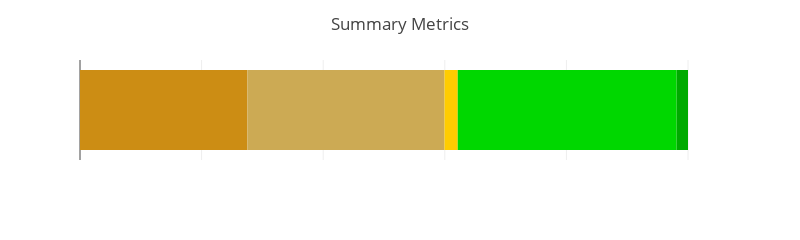

Notebook source saved alongside this figure:
### Markdown cell above
**Display statistics on a figure**

### Code cell
# Display the plotly figure object in the notebook
# Set notebook mode to work in offline
pyo.init_notebook_mode()
for dataset, fig in figs.items():
    pyo.iplot(fig)

### Figure 1 — Plotly figure (JSON) as saved in the notebook; plotly's stock layout.template omitted (floating-point values rounded to 4 significant figures)
{"data": [{"alignmentgroup": "True", "customdata": [["Hot semi-arid climate"]], "hovertemplate": "label=%{customdata[0]}<br>value=%{x:,.2f}<extra></extra>", "legendgroup": "Hot semi-arid climate", "marker": {"color": "#CC8D14", "pattern": {"shape": ""}}, "name": "Hot semi-arid climate", "offsetgroup": "Hot semi-arid climate", "orientation": "h", "showlegend": true, "textposition": "auto", "type": "bar", "x": [27.54], "xaxis": "x", "y": [" "], "yaxis": "y"}, {"alignmentgroup": "True", "customdata": [["Cold semi-arid climate"]], "hovertemplate": "label=%{customdata[0]}<br>value=%{x:,.2f}<extra></extra>", "legendgroup": "Cold semi-arid climate", "marker": {"color": "#CCAA54", "pattern": {"shape": ""}}, "name": "Cold semi-arid climate", "offsetgroup": "Cold semi-arid climate", "orientation": "h", "showlegend": true, "textposition": "auto", "type": "bar", "x": [32.41], "xaxis": "x", "y": [" "], "yaxis": "y"}, {"alignmentgroup": "True", "customdata": [["Hot desert climate"]], "hovertemplate": "label=%{customdata[0]}<br>value=%{x:,.2f}<extra></extra>", "legendgroup": "Hot desert climate", "marker": {"color": "#FFCC00", "pattern": {"shape": ""}}, "name": "Hot desert climate", "offsetgroup": "Hot desert climate", "orientation": "h", "showlegend": true, "textposition": "auto", "type": "bar", "x": [2.174], "xaxis": "x", "y": [" "], "yaxis": "y"}, {"alignmentgroup": "True", "customdata": [["Warm-summer Mediterranean climate"]], "hovertemplate": "label=%{customdata[0]}<br>value=%{x:,.2f}<extra></extra>", "legendgroup": "Warm-summer Mediterranean climate", "marker": {"color": "#00D700", "pattern": {"shape": ""}}, "name": "Warm-summer Mediterranean climate", "offsetgroup": "Warm-summer Mediterranean climate", "orientation": "h", "showlegend": true, "textposition": "auto", "type": "bar", "x": [36.01], "xaxis": "x", "y": [" "], "yaxis": "y"}, {"alignmentgroup": "True", "customdata": [["Cold-summer Mediterranean climate"]], "hovertemplate": "label=%{customdata[0]}<br>value=%{x:,.2f}<extra></extra>", "legendgroup": "Cold-summer Mediterranean climate", "marker": {"color": "#00AA00", "pattern": {"shape": ""}}, "name": "Cold-summer Mediterranean climate", "offsetgroup": "Cold-summer Mediterranean climate", "orientation": "h", "showlegend": true, "textposition": "auto", "type": "bar", "x": [1.865], "xaxis": "x", "y": [" "], "yaxis": "y"}], "layout": {"barmode": "relative", "height": 200, "legend": {"title": {"text": "label"}, "tracegroupgap": 0}, "margin": {"t": 60}, "showlegend": false, "title": {"text": "Summary Metrics"}, "width": 800, "xaxis": {"anchor": "y", "domain": [0, 1], "showticklabels": false}, "yaxis": {"anchor": "x", "domain": [0, 1]}}}
